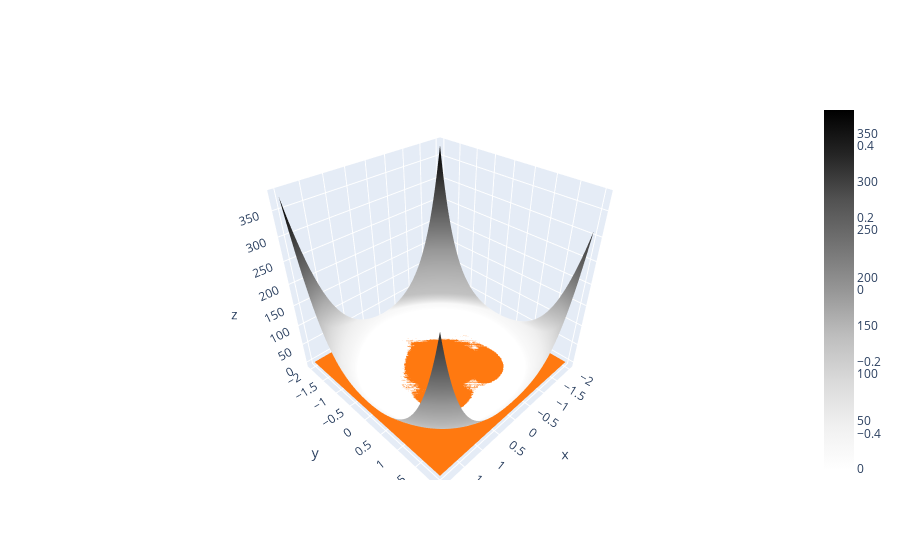

The code cell stored with this chart in its notebook:
### Code cell
import plotly.graph_objects as go
from plotly.subplots import make_subplots


def impl1_3d():
    x = numpy.linspace(-2, 2, 100)
    y = numpy.linspace(-2, 2, 100)
    X, Y = numpy.meshgrid(x, y)
    Z = (X ** 2 + Y ** 2 - 1) ** 3 - X ** 2 * Y ** 3
    W = X * 0 + Y * 0
    canvas = make_subplots(rows=1, cols=1, specs=[[{'type': 'surface'}]])
    surface = go.Surface(x=X, y=Y, z=W, colorscale="Hot")
    surface0 = go.Surface(x=X, y=Y, z=Z, colorscale="Greys")
    canvas.add_trace(surface, row=1, col=1)
    canvas.add_trace(surface0, row=1, col=1)
    canvas.show()


impl1_3d()

### Figure 1 — Plotly figure (JSON) as saved in the notebook; plotly's stock layout.template omitted (floating-point values rounded to 4 significant figures; data arrays with more than 128 entries replaced by an {"elided": "..."} marker saying what was removed)
{"data": [{"colorscale": [[0, "rgb(0,0,0)"], [0.3333, "rgb(230,0,0)"], [0.6667, "rgb(255,210,0)"], [1, "rgb(255,255,255)"]], "scene": "scene", "type": "surface", "x": {"elided": "100x100 float values"}, "y": {"elided": "100x100 float values"}, "z": {"elided": "100x100 int values"}}, {"colorscale": [[0, "rgb(255,255,255)"], [0.125, "rgb(240,240,240)"], [0.25, "rgb(217,217,217)"], [0.375, "rgb(189,189,189)"], [0.5, "rgb(150,150,150)"], [0.625, "rgb(115,115,115)"], [0.75, "rgb(82,82,82)"], [0.875, "rgb(37,37,37)"], [1, "rgb(0,0,0)"]], "scene": "scene", "type": "surface", "x": {"elided": "100x100 float values"}, "y": {"elided": "100x100 float values"}, "z": {"elided": "100x100 float values"}}], "layout": {"scene": {"domain": {"x": [0, 1], "y": [0, 1]}}}}
